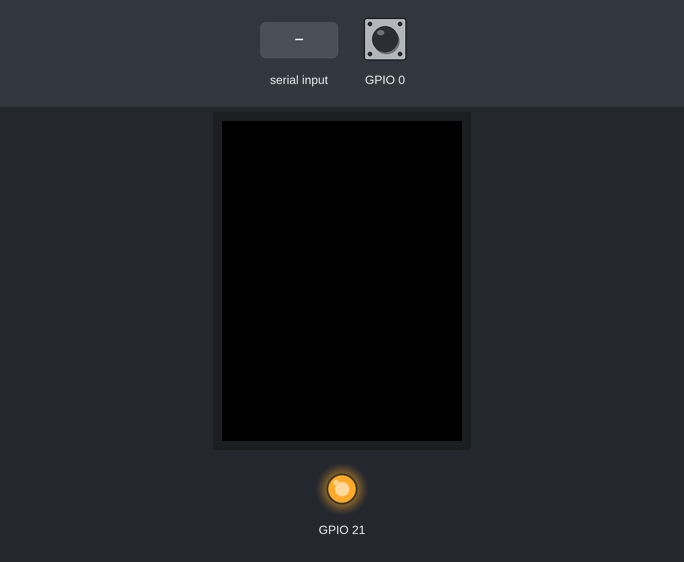
The sketch below on a simulated ESP32. On the bench: 320×240 colour display, output pins drawn as LEDs (lit = HIGH). The inputs (shaded band) are chosen by the test bench; at power-on: GPIO 0 HIGH.

Above: at 1.4 s.
1.5 s: "90;45;200\n" received over Serial
At 2.2 s:
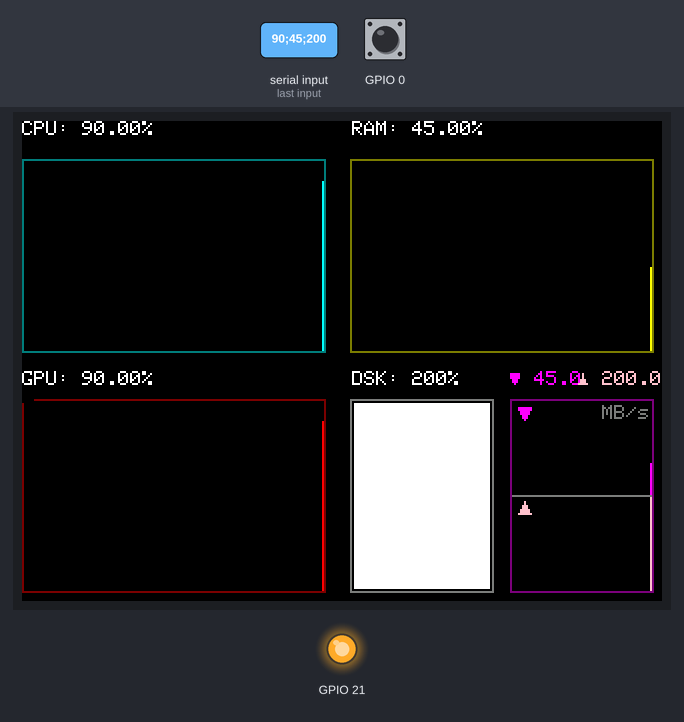
3.0 s: "30;150;10\n" received over Serial
At 4.2 s:
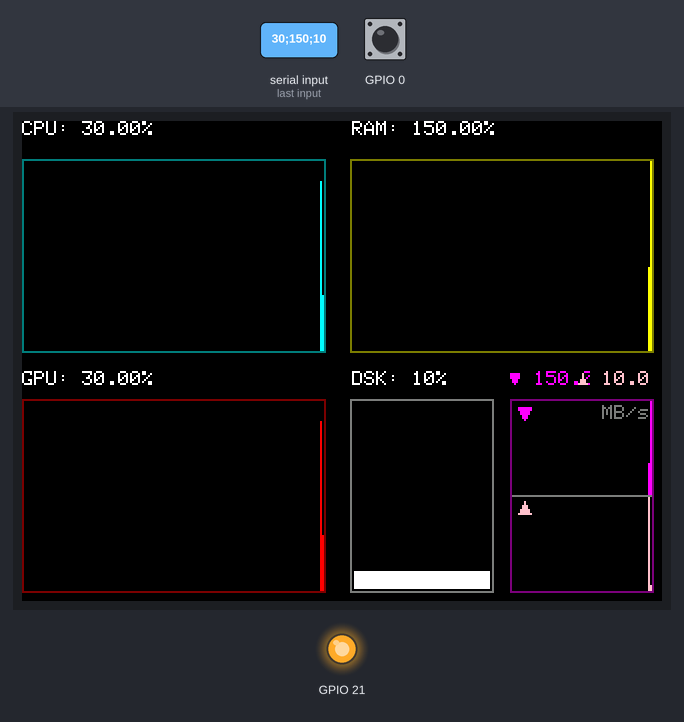
4.5 s: GPIO 0 pulled LOW for 0.15 s
At 5.2 s:
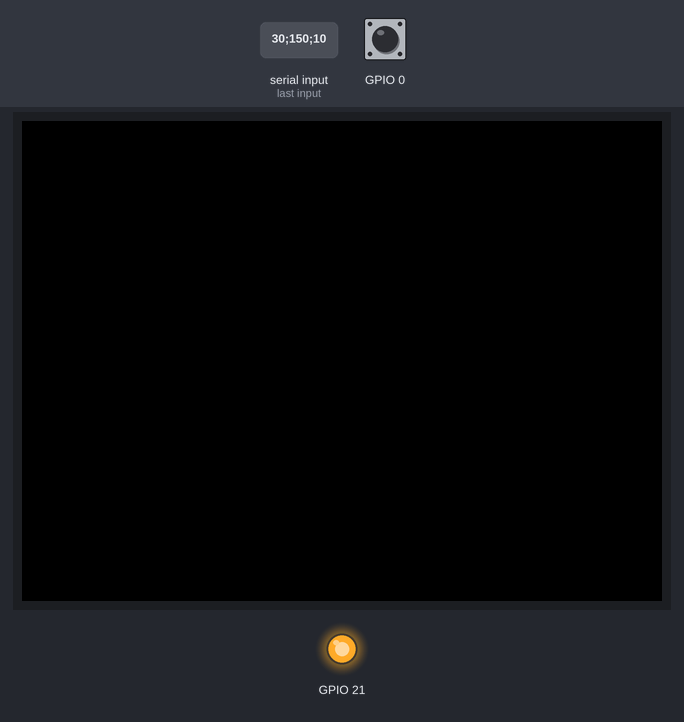
6.1 s: "90;45\n" received over Serial
At 7.0 s:
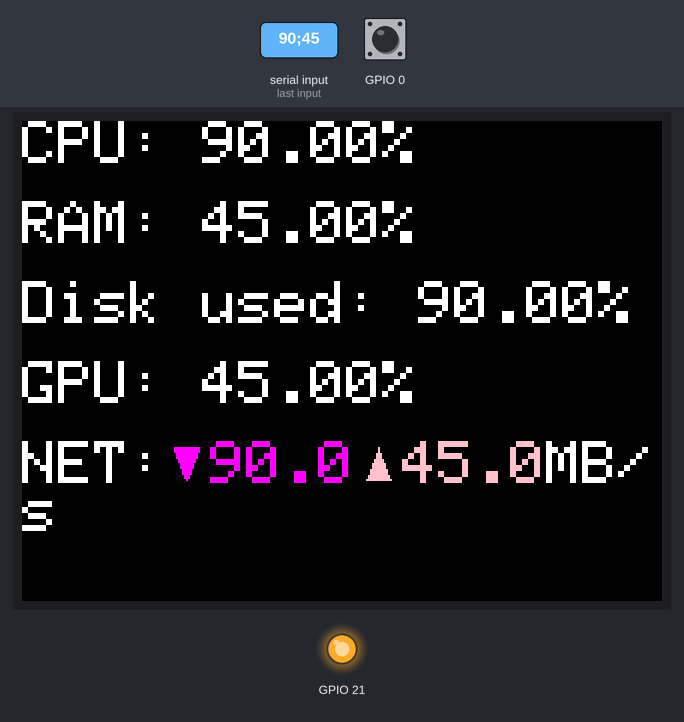
7.6 s: GPIO 0 pulled LOW for 1 s
At 8.7 s:
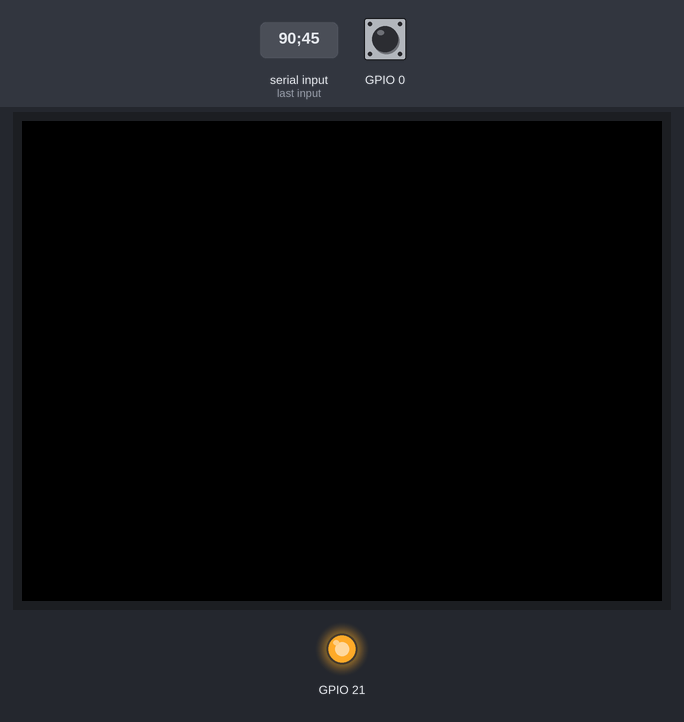
10.1 s: "30;150\n" received over Serial
At 11.1 s:
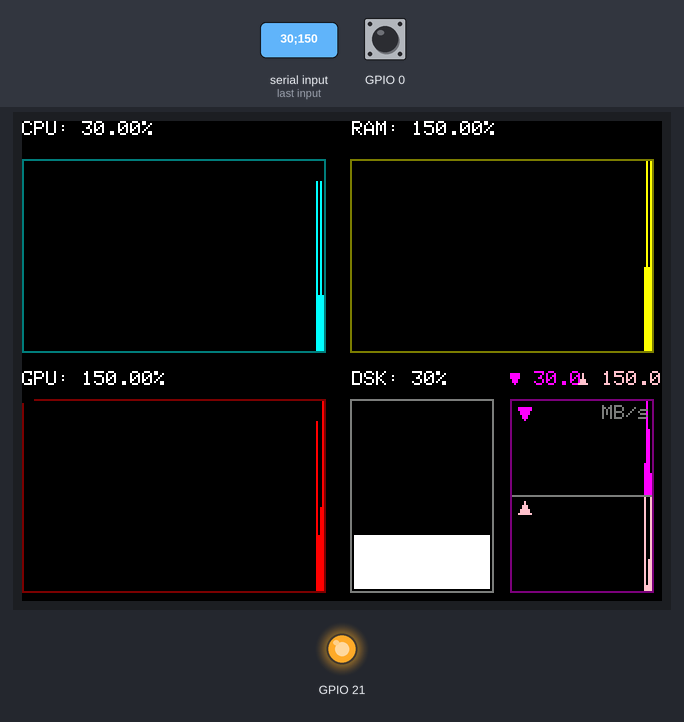
Timing chart, 0 to 12.6 s (numbered marks = the images above; inputs shaded):
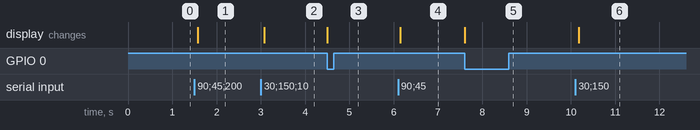

Measured:
- after the input at 1.5 s, the display: changes after 0.08 s (image 1)
- after the input at 3.0 s, the display: changes after 0.08 s (image 2)
- after the input at 4.5 s, the display: changes at once (image 3)
- after the input at 6.1 s, the display: changes after 0.05 s (image 4)
- after the input at 7.6 s, the display: changes at once (image 5)
- after the input at 10.1 s, the display: changes after 0.08 s (image 6)

The sketch:

CYD_PC_Monitor.ino
```cpp
#include <TFT_eSPI.h>

TFT_eSPI tft = TFT_eSPI();

int page = 1;
bool lastBtn = HIGH;

int cpuHistory[150];
int ramHistory[150];
int gpuHistory[150];
float netDownHistory[70];
float netUpHistory[70];

void setup() {
  Serial.begin(115200);

  pinMode(21, OUTPUT);
  digitalWrite(21, HIGH);

  pinMode(0, INPUT_PULLUP);

  tft.init();
  tft.setRotation(1);
  tft.fillScreen(TFT_BLACK);

  tft.setTextColor(TFT_WHITE, TFT_BLACK);
  tft.setTextSize(3);
}

void loop() {
  if (digitalRead(0) == LOW && lastBtn == HIGH) {
    page = 1 - page;
    tft.fillScreen(TFT_BLACK);
    delay(200);
  }

  lastBtn = digitalRead(0);

  if (Serial.available() > 0){
    String str = Serial.readStringUntil('\n');

    int firstSemi = str.indexOf(';');
    int secondSemi = str.indexOf(';', firstSemi + 1);
    int thirdSemi = str.indexOf(';', secondSemi + 1);
    int fourthSemi = str.indexOf(';', thirdSemi + 1);
    int fifthSemi = str.indexOf(';', fourthSemi + 1);

    float cpu = str.substring(0, firstSemi).toFloat();
    float ram = str.substring(firstSemi + 1, secondSemi).toFloat();
    float disk = str.substring(secondSemi + 1, thirdSemi).toFloat();
    float gpu = str.substring(thirdSemi + 1, fourthSemi).toFloat();
    float netDown = str.substring(fourthSemi + 1, fifthSemi).toFloat();
    float netUp = str.substring(fifthSemi + 1).toFloat();

    for (int i = 0; i < 149; i++) {
      cpuHistory[i] = cpuHistory[i + 1];
    }
    cpuHistory[149] = (int)cpu;

    for (int i = 0; i < 149; i++) {
      ramHistory[i] = ramHistory[i + 1];
    }
    ramHistory[149] = (int)ram;

    for (int i = 0; i < 149; i++) {
      gpuHistory[i] = gpuHistory[i + 1];
    }
    gpuHistory[149] = (int)gpu;

    for (int i = 0; i < 69; i++) {
      netDownHistory[i] = netDownHistory[i + 1];
      netUpHistory[i] = netUpHistory[i + 1];
    }
    netDownHistory[69] = netDown;
    netUpHistory[69] = netUp;

    if (page == 0){
      tft.setTextSize(3);
      tft.setCursor(0, 0);
      tft.print("CPU: ");
      tft.print(cpu);
      tft.println("%  ");

      tft.setCursor(0, 40);
      tft.print("RAM: ");
      tft.print(ram);
      tft.println("%  ");

      tft.setCursor(0, 80);
      tft.print("Disk used: ");
      tft.print(disk);
      tft.println("%  ");

      tft.setCursor(0, 120);
      tft.print("GPU: ");
      tft.print(gpu);
      tft.println("%  ");

      tft.setCursor(0, 160);
      tft.setTextColor(TFT_WHITE, TFT_BLACK);
      tft.print("NET:");
      tft.fillTriangle(76, 163, 88, 163, 82, 179, TFT_MAGENTA);
      tft.setCursor(94, 160);
      tft.setTextColor(TFT_MAGENTA, TFT_BLACK);
      tft.print(netDown, 1);
      tft.fillTriangle(172, 179, 184, 179, 178, 163, TFT_PINK);
      tft.setCursor(190, 160);
      tft.setTextColor(TFT_PINK, TFT_BLACK);
      tft.print(netUp, 1);

      tft.setTextColor(TFT_WHITE, TFT_BLACK);
      tft.print("MB/s");
    }
    if (page == 1){
      tft.setTextSize(1);
      tft.setCursor(0, 0);
      tft.print("CPU: "); tft.print(cpu); tft.print("%  ");

      for (int x = 0; x < 150; x++) {
        int y = map(constrain(cpuHistory[x], 0, 100), 0, 100, 115, 20);
        tft.drawFastVLine(x + 1, 20, 95, TFT_BLACK);
        tft.drawFastVLine(x + 1, y, 115 - y, TFT_CYAN);
      }
      tft.drawRect(0, 19, 152, 97, TFT_DARKCYAN);

      tft.setTextSize(1);
      tft.setCursor(165, 0);
      tft.print("RAM: "); tft.print(ram); tft.print("%  ");

      for (int x = 0; x < 150; x++) {
        int y = map(constrain(ramHistory[x], 0, 100), 0, 100, 115, 20);
        tft.drawFastVLine(x + 165, 20, 95, TFT_BLACK);
        tft.drawFastVLine(x + 165, y, 115 - y, TFT_YELLOW);
      }
      tft.drawRect(164, 19, 152, 97, TFT_OLIVE);

      tft.setTextSize(1);
      tft.setCursor(0, 125);
      tft.print("GPU: "); tft.print(gpu); tft.print("%  ");

      for (int x = 0; x < 150; x++) {
        int y = map(constrain(gpuHistory[x], 0, 100), 0, 100, 235, 140);
        tft.drawFastVLine(x + 1, 140, 95, TFT_BLACK);
        tft.drawFastVLine(x + 1, y, 235 - y, TFT_RED);
      }
      tft.drawRect(0, 139, 152, 97, TFT_MAROON);

      tft.setTextSize(1);
      tft.setCursor(165, 125);
      tft.print("DSK: "); tft.print((int)disk); tft.print("%  ");

      int h = map(constrain((int)disk, 0, 100), 0, 100, 0, 93);
      tft.fillRect(166, 141, 68, 93 - h, TFT_BLACK);
      tft.fillRect(166, 141 + (93 - h), 68, h, TFT_WHITE);
      tft.drawRect(164, 139, 72, 97, TFT_DARKGREY);

      tft.fillTriangle(244, 126, 248, 126, 246, 131, TFT_MAGENTA);
      tft.setCursor(250, 125);
      tft.setTextColor(TFT_MAGENTA, TFT_BLACK);
      tft.print(" ");
      tft.print(netDown, 1);
      tft.print(" ");

      tft.fillTriangle(278, 131, 282, 131, 280, 126, TFT_PINK);
      tft.setCursor(284, 125);
      tft.setTextColor(TFT_PINK, TFT_BLACK);
      tft.print(" ");
      tft.print(netUp, 1);
      tft.print(" ");

      tft.setTextColor(TFT_WHITE, TFT_BLACK);
      for (int x = 0; x < 70; x++) {
        tft.drawFastVLine(x + 245, 140, 95, TFT_BLACK);
        tft.fillTriangle(248, 143, 254, 143, 251, 149, TFT_MAGENTA);
        int yDown = map(constrain((int)(netDownHistory[x] * 100), 0, 12500), 0, 12500, 187, 140);
        tft.drawFastVLine(x + 245, yDown, 187 - yDown, TFT_MAGENTA);
        tft.fillTriangle(248, 196, 254, 196, 251, 190, TFT_PINK);
        int yUp = map(constrain((int)(netUpHistory[x] * 100), 0, 12500), 0, 12500, 235, 188);
        tft.drawFastVLine(x + 245, yUp, 235 - yUp, TFT_PINK);
      }
      tft.setCursor(290, 142);
      tft.setTextColor(TFT_DARKGREY);
      tft.print("MB/s");
      tft.setTextColor(TFT_WHITE, TFT_BLACK);
      tft.drawFastHLine(245, 187, 70, TFT_DARKGREY);
      tft.drawRect(244, 139, 72, 97, TFT_PURPLE);
    }
  }
}
```
